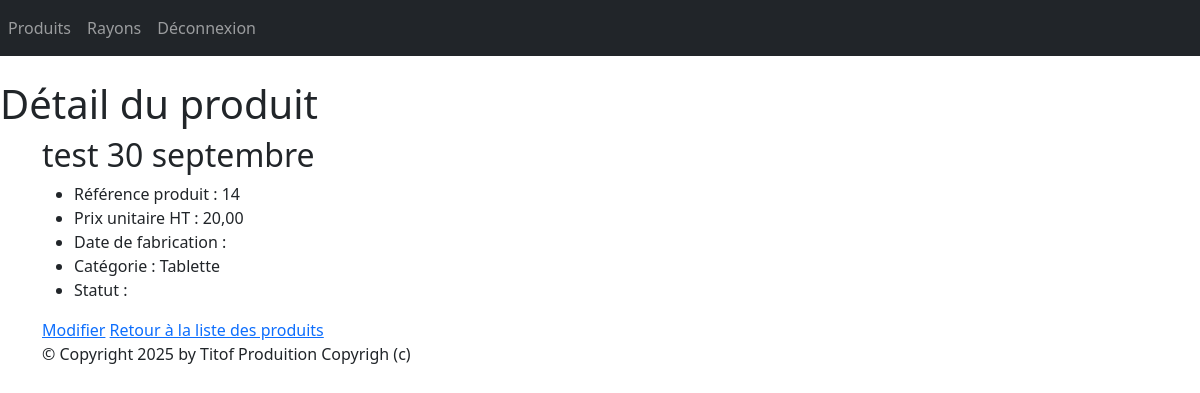
Page /monApp/produit/14/ (signed in) on the committed database.
### monApp/models.py (models this page shows, shortened)
class Produit(models.Model):
	refProd = models.AutoField(primary_key=True)
	intituleProd = models.CharField(max_length=200)
	prixUnitaireProd = models.DecimalField(max_digits=10, decimal_places=2)
	dateFabrication = models.DateField(default=datetime.date(2024, 9, 4))
	categorie = models.ForeignKey(Categorie, on_delete=models.CASCADE, related_name="produits", null=True, blank=True)
	statut = models.ForeignKey(Statut, on_delete=models.CASCADE, related_name="produits", null=True, blank=True)

class Categorie(models.Model):
	idCat = models.AutoField(primary_key=True)
	nomCat = models.CharField(max_length=100)
	def __str__(self):
		return self.nomCat

### monApp/views.py (the view)
# urls.py: path("produit/<pk>/" ,views.ProduitDetailView.as_view(), name="dtl-prdt"),
@method_decorator(login_required, name='dispatch')
class ProduitDetailView(DetailView):
    model = Produit
    template_name = "monApp/detail_produit.html"
    context_object_name = "prdt"
    def get_context_data(self, **kwargs):
        context = super(ProduitDetailView, self).get_context_data(**kwargs)
        context['titremenu'] = "Détail du produit"
        return context

### monApp/templates/monApp/detail_produit.html
{% extends 'monApp/base.html' %}
{% block menu %}
    <h1>{{ titremenu }}</h1>
{% endblock %}
{% block contenu %}
    <h2>{{ prdt.intituleProd }}</h2>
    <ul>
        <li>Référence produit : {{ prdt.refProd }}</li>
        <li>Prix unitaire HT : {{ prdt.prixUnitaireProd }}</li>
        <li>Date de fabrication : {{ prdt.dateFabProd }}</li>
        <li>Catégorie : {{ prdt.categorie }}</li>
        <li>Statut : {{ prdt.status }}</li>
    </ul>
    <a href="{% url 'prdt-chng' prdt.refProd %}">Modifier</a>
    <a href="{% url 'lst_prdts' %}">Retour à la liste des produits</a>
{% endblock %}

### monApp/static/styles.css (style rules this page uses)
h1 { color: red }

### rows in the picture
Produit: intituleProd "test 30 septembre", refProd "14", prixUnitaireProd "20,00", categorie "Tablette"

### other values in the picture
{{ titremenu }} "Détail du produit"
